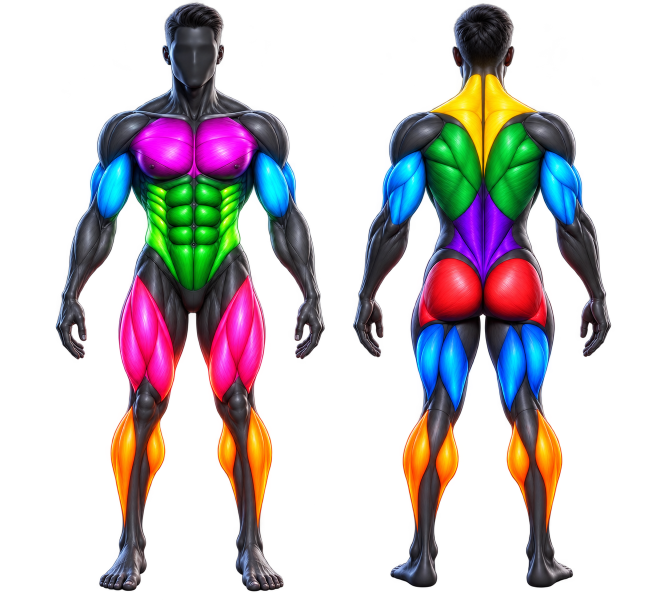
#> input picture branding/body/scale/src/male.png, 1312 x 1199 px (shown at 1/2 size); its folder holds 2 pictures in this run
$ python gen-scale-figures.py ../branding/body/scale/src/female.png
#> lines starting #> are read from the running program, lines starting #| are printed output that depends on the picture
#!/usr/bin/env python3
"""The scale page's body figures, from the owner's colour-coded anatomical art (branding/body/scale/src/<sex>.png:
front and back side by side, each suit muscle group in its own colour on a transparent background) →
branding/body/scale/<sex>_<side>-art.webp + -map.webp, HEIGHT px high:

- art: the figure in grey (its own light, so every muscle keeps its definition), the glow cut;
- map (lossless RGB): R = scale segment (0 outside / head, 1 trunk, 2 left arm, 3 right arm, 4 left leg, 5 right leg —
  the client's own sides), G = suit channel + 1 (PartStrenthBean.buwei order: 0 chest, 1 abs, 2 front thigh, 3 calf,
  4 arms, 5 traps, 6 back, 7 lower back, 8 glutes, 9 back thigh; 0 = no channel muscle).

Segments are cut from the silhouette row by row (trunk = the run through the midline, arms beside it, deltoids beyond
the armpit width, legs below the crotch, hands at any height go to the arm); channels from the colour (hue bands +
position for the two pairs that share a hue), then closed so the striations inside a muscle stay part of it.
Shipped by scripts/apply-exercise-assets.py → assets/xems/body/scale/. Run after the source art changes:
python3 scripts/gen-scale-figures.py [--debug DIR]
"""

from __future__ import annotations

import colorsys
import sys
from pathlib import Path

from PIL import Image, ImageFilter

ROOT = Path(__file__).resolve().parents[1]
DIR = ROOT / "branding" / "body" / "scale"
HEIGHT = 720
TRUNK, L_ARM, R_ARM, L_LEG, R_LEG = 1, 2, 3, 4, 5
DEBUG_SEG = {0: (0, 0, 0, 0), 1: (34, 197, 94), 2: (59, 130, 246), 3: (236, 72, 153), 4: (250, 204, 21), 5: (168, 85, 247)}
DEBUG_CH = [(255, 0, 255), (0, 200, 0), (255, 60, 150), (255, 140, 0), (0, 170, 255), (255, 230, 0), (0, 130, 60),
            (130, 0, 220), (230, 0, 0), (0, 70, 230)]


def split(img: Image.Image) -> tuple[Image.Image, Image.Image]:
    """Front | back at the empty column gap in the middle third."""
    a = img.getchannel("A")
    w, h = img.size
    filled = [any(a.getpixel((x, y)) > 40 for y in range(0, h, 3)) for x in range(w)]
    gap = [x for x in range(w // 3, 2 * w // 3) if not filled[x]]
    cut = (gap[0] + gap[-1]) // 2 if gap else w // 2
    out = []
    for box in ((0, 0, cut, h), (cut, 0, w, h)):
        part = img.crop(box)
        bb = part.getchannel("A").point(lambda v: 255 if v > 60 else 0).getbbox()
        part = part.crop(bb)
        out.append(part.resize((round(part.width * HEIGHT / part.height), HEIGHT), Image.LANCZOS))
    return out[0], out[1]


def runs(row):
    out, start = [], None
    for x, on in enumerate(row + [False]):
        if on and start is None:
            start = x
        elif not on and start is not None:
            out.append((start, x - 1))
            start = None
    return out


def segments(alpha: Image.Image, front: bool) -> list[list[int]]:
    w, h = alpha.size
    a = alpha.load()
    mask = [[a[x, y] > 110 for x in range(w)] for y in range(h)]
    rows = [runs(mask[y]) for y in range(h)]
    mid = w / 2
    width = [(r[-1][1] - r[0][0]) if r else 0 for r in rows]
    top = next(y for y in range(h) if rows[y])
    y_head = max(range(top, top + h // 10), key=lambda y: width[y])
    y_neck = min(range(y_head, top + h // 5), key=lambda y: width[y])
    # armpit: the first row from which arm | trunk | arm stay apart for 20 rows (not a gap in the hair or a hand)
    y_pit = next((y for y in range(y_neck, h // 2) if all(len(rows[y + k]) >= 3 for k in range(20))), h // 3)
    trunk_run = min(rows[y_pit + 6], key=lambda r: abs((r[0] + r[1]) / 2 - mid))
    pit_half = min((trunk_run[1] - trunk_run[0]) / 2 - 2, w * 0.215)
    y_crotch = next((y for y in range(int(h * 0.42), h) if not mask[y][int(mid)]), int(h * 0.5))
    seg = [[0] * w for _ in range(h)]
    for y in range(y_neck + 2, h):
        legs = set()
        for side in (-1, 1):
            cand = [r for r in rows[y] if ((r[0] + r[1]) / 2 - mid) * side > 0 or r[0] <= mid <= r[1]]
            if cand:
                legs.add(min(cand, key=lambda r: abs((r[0] + r[1]) / 2 - mid)))
        for (x0, x1) in rows[y]:
            for x in range(x0, x1 + 1):
                if y >= y_crotch:
                    s = "leg" if (x0, x1) in legs or abs((x0 + x1) / 2 - mid) < w * 0.3 else "arm"
                elif y < y_pit:
                    s = "trunk" if abs(x - mid) <= pit_half else "arm"
                else:
                    s = "trunk" if x0 <= mid <= x1 else "arm"
                left = (x >= mid) if front else (x < mid)
                seg[y][x] = TRUNK if s == "trunk" else (L_ARM if left else R_ARM) if s == "arm" else (L_LEG if left else R_LEG)
    return seg, y_crotch


def channels(img: Image.Image, seg, front: bool, y_crotch: int) -> list[list[int]]:
    w, h = img.size
    px = img.load()
    # the glow paints the dark skin along the outline: only well inside the silhouette counts
    core = img.getchannel("A").point(lambda v: 255 if v > 200 else 0).filter(ImageFilter.MinFilter(9)).load()
    raw = [[0] * w for _ in range(h)]
    for y in range(h):
        for x in range(w):
            r, g, b, al = px[x, y]
            if al < 200 or seg[y][x] == 0 or core[x, y] == 0:
                continue
            hh, ss, vv = colorsys.rgb_to_hsv(r / 255, g / 255, b / 255)
            if ss < 0.42 or vv < 0.32:
                continue
            hue = hh * 360
            s = seg[y][x]
            arm = s in (L_ARM, R_ARM)
            ch = -1
            if 175 <= hue <= 235:
                # upper arm (not the forearm) / back of the thigh (not the foot)
                ch = 4 if arm and y < h * 0.40 else 9 if not arm and not front and y_crotch * 0.95 <= y < h * 0.75 else -1
            elif 95 <= hue <= 155:
                ch = (1 if front else 6) if y < y_crotch else -1
            elif front and 280 <= hue < 318 and y < y_crotch * 0.8:
                ch = 0
            elif front and (hue >= 280 or hue < 8) and y >= y_crotch * 0.9 and y < h * 0.72:
                ch = 2
            elif not front and 245 <= hue < 295 and y < y_crotch:
                ch = 7
            elif not front and (hue >= 330 or hue < 14) and h * 0.38 <= y < h * 0.62:
                ch = 8
            elif 12 <= hue < 68:
                ch = 5 if (not front and y < h * 0.3) else 3 if h * 0.6 < y < h * 0.92 else -1
            if ch >= 0:
                raw[y][x] = ch + 1
    # close each channel (5 px) so the dark striations inside a muscle stay part of it
    out = [[0] * w for _ in range(h)]
    for ch in range(1, 11):
        m = Image.new("L", (w, h), 0)
        mp = m.load()
        any_px = False
        for y in range(h):
            for x in range(w):
                if raw[y][x] == ch:
                    mp[x, y] = 255
                    any_px = True
        if not any_px:
            continue
        m = m.filter(ImageFilter.MaxFilter(5)).filter(ImageFilter.MinFilter(5))
        mp = m.load()
        for y in range(h):
            for x in range(w):
                if mp[x, y] > 0 and seg[y][x] and out[y][x] == 0:
                    out[y][x] = ch
    return out


def grey(img: Image.Image) -> Image.Image:
    """The figure's own light in grey: definition kept, the colour gone, the glow outside the body cut."""
    w, h = img.size
    px = img.load()
    out = Image.new("RGBA", (w, h))
    op = out.load()
    for y in range(h):
        for x in range(w):
            r, g, b, a = px[x, y]
            if a < 110:
                continue
            l = int(0.30 * r + 0.59 * g + 0.11 * b)
            hh, ss, vv = colorsys.rgb_to_hsv(r / 255, g / 255, b / 255)
            if ss > 0.38:
                l = int(l * 0.62 + vv * 255 * 0.38)   # coloured muscle: brightness of the colour, not its hue
            op[x, y] = (l, l, l, 255)
    return out


def main() -> int:
    debug = Path(sys.argv[sys.argv.index("--debug") + 1]) if "--debug" in sys.argv else None
    for sex in ("male", "female"):
        src = Image.open(DIR / "src" / f"{sex}.png").convert("RGBA")
#> src is the input picture: PIL image 1312x1199 RGBA; mean R, G, B, A 37.1, 30.5, 33.4, 86.2
        for side, img in zip(("front", "back"), split(src)):
#> in split, `a = img.getchannel("A")`:
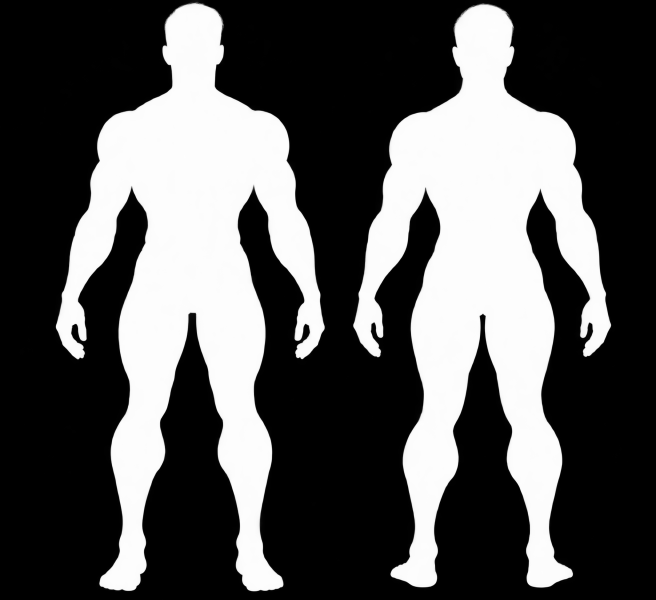
#> a: PIL image 1312x1199 L (shown at 1/2 size); min 0, max 255, mean 86.2
#> in split, `w, h = img.size`: w = 1312; h = 1199
#> in split, `filled = [any(a.getpixel((x, y)) > 40 for y in range(0, h, 3)) for x i..`: filled = 1312 items
#> in split, `gap = [x for x in range(w // 3, 2 * w // 3) if not filled[x]]`: gap = 56 items
#> in split, `cut = (gap[0] + gap[-1]) // 2 if gap else w // 2`: cut = 677
            front = side == "front"
            seg, y_crotch = segments(img.getchannel("A"), front)
            ch = channels(img, seg, front, y_crotch)
            w, h = img.size
            m = Image.new("RGB", (w, h))
            mp = m.load()
            for y in range(h):
                for x in range(w):
                    mp[x, y] = (seg[y][x], ch[y][x], 0)
            key = f"{sex}_{side}"
            m.save(DIR / f"{key}-map.webp", "WEBP", lossless=True, method=6)
            art = grey(img)
            art.save(DIR / f"{key}-art.webp", "WEBP", quality=90, method=6)
            if debug:
                debug.mkdir(parents=True, exist_ok=True)
                for kind in ("seg", "ch"):
                    col = Image.new("RGBA", (w, h))
                    cp = col.load()
                    for y in range(h):
                        for x in range(w):
                            v = seg[y][x] if kind == "seg" else ch[y][x]
                            if v:
                                c = DEBUG_SEG[v] if kind == "seg" else DEBUG_CH[v - 1]
                                cp[x, y] = (*c, 150)
                    Image.alpha_composite(art, col).save(debug / f"{key}-{kind}.png")
            print(f"{key}: {w}×{h}")
#> this loop made 2 passes
#| male_front: 329×720
#| male_back: 318×720
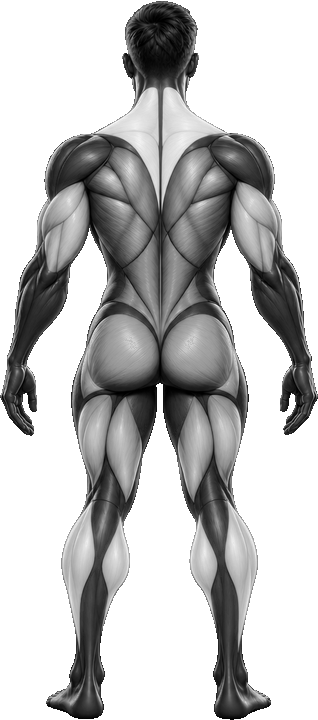
#> art: PIL image 318x720 RGBA; mean R, G, B, A 47.9, 47.9, 47.9, 112.8; transparent parts drawn white
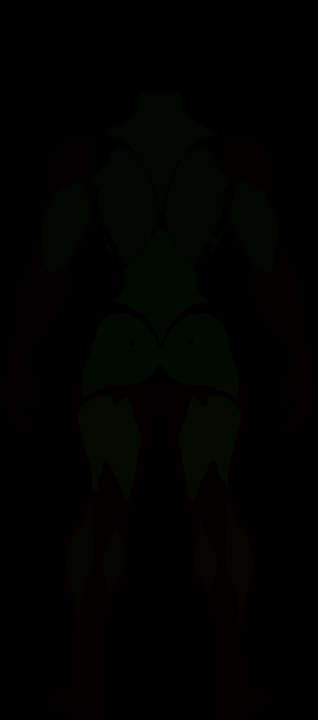
#> m: PIL image 318x720 RGB; mean R, G, B 1.12, 1.55, 0
#> pass 2 of the loop in main, `for sex in ("male", "female"):`:
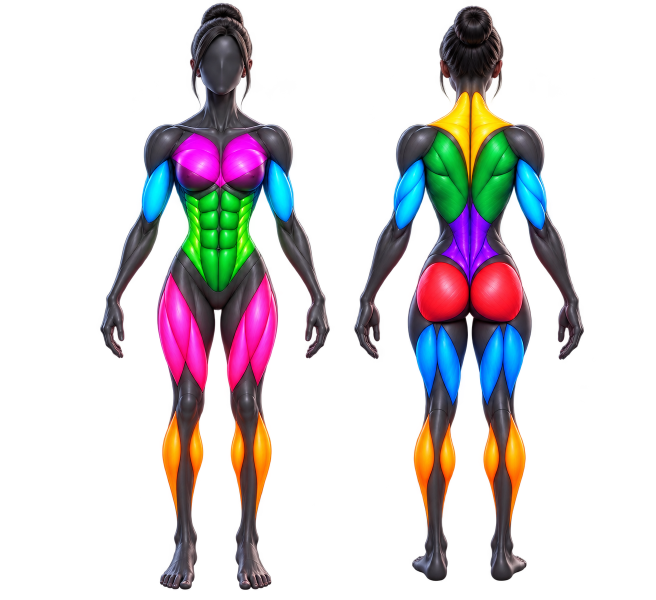
#> input picture branding/body/scale/src/female.png, 1312 x 1199 px (shown at 1/2 size)
#> in main, src is the input picture: PIL image 1312x1199 RGBA; mean R, G, B, A 29.3, 24.5, 26.8, 65.6
#> in split (call 2), `a = img.getchannel("A")`:
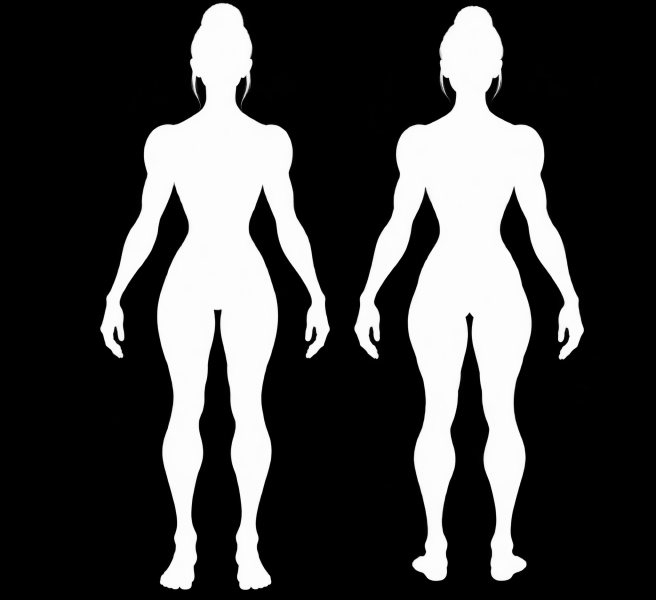
#> a: PIL image 1312x1199 L (shown at 1/2 size); min 0, max 255, mean 65.6
#> in split (call 2), `w, h = img.size`: w = 1312; h = 1199
#> filled = 1312 items
#> gap = 48 items
#> cut = 683
#> the loop in main, `for side, img in zip(("front", "back"), split(src)):` made 2 passes
#> (side, front, mid in segments, top in segments, y_head in segments, y_neck in segments) on passes 1 to 2: ('front', True, 141, 0, 71, 121), ('back', False, 144, 0, 53, 115)
#> (printed output is left out)
#> after the loop in main, `for side, img in zip(("front", "back"), split(src)):`:
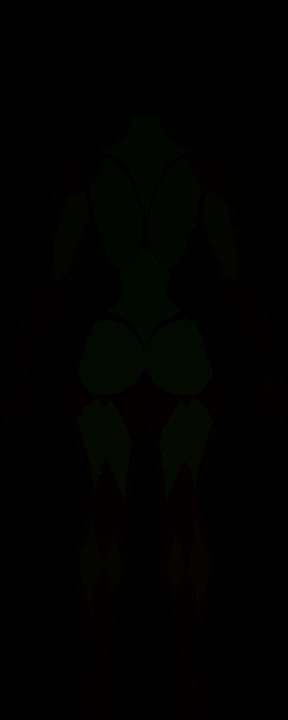
#> m: PIL image 288x720 RGB; mean R, G, B 0.972, 1.28, 0
    return 0


if __name__ == "__main__":
    raise SystemExit(main())
#> (the program exits here)
